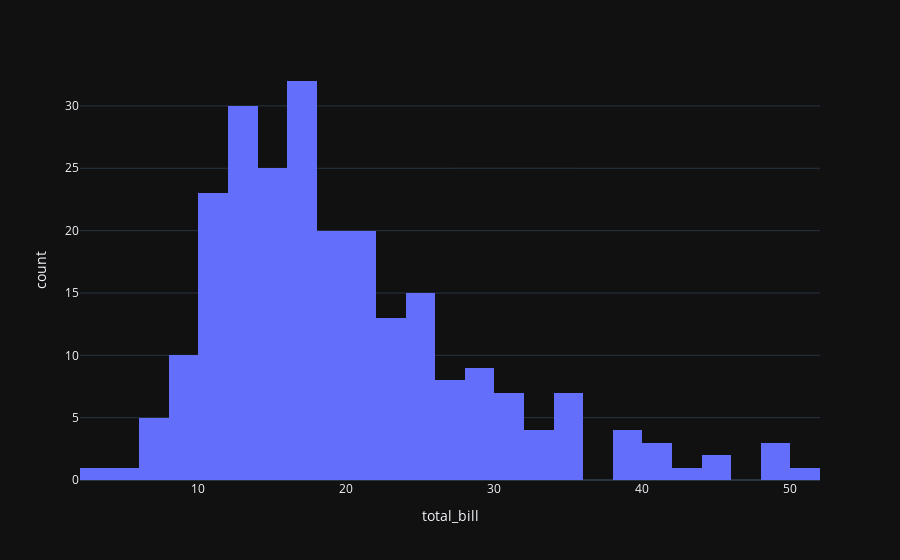

Notebook source saved alongside this figure:
### Code cell
import plotly.express as px
df = px.data.tips()
fig = px.histogram(df, x="total_bill", template='plotly_dark')
fig.show()

### Figure 1 — Plotly figure (JSON) as saved in the notebook; plotly's stock layout.template omitted (floating-point values rounded to 4 significant figures; data arrays with more than 128 entries replaced by an {"elided": "..."} marker saying what was removed)
{"data": [{"alignmentgroup": "True", "bingroup": "x", "hovertemplate": "total_bill=%{x}<br>count=%{y}<extra></extra>", "legendgroup": "", "marker": {"color": "#636efa", "pattern": {"shape": ""}}, "name": "", "offsetgroup": "", "orientation": "v", "showlegend": false, "type": "histogram", "x": {"elided": "244 float values"}, "xaxis": "x", "yaxis": "y"}], "layout": {"autosize": true, "barmode": "relative", "legend": {"tracegroupgap": 0}, "margin": {"t": 60}, "xaxis": {"anchor": "y", "autorange": true, "domain": [0, 1], "range": [2, 52], "title": {"text": "total_bill"}, "type": "linear"}, "yaxis": {"anchor": "x", "autorange": true, "domain": [0, 1], "range": [0, 33.68], "title": {"text": "count"}}}}
